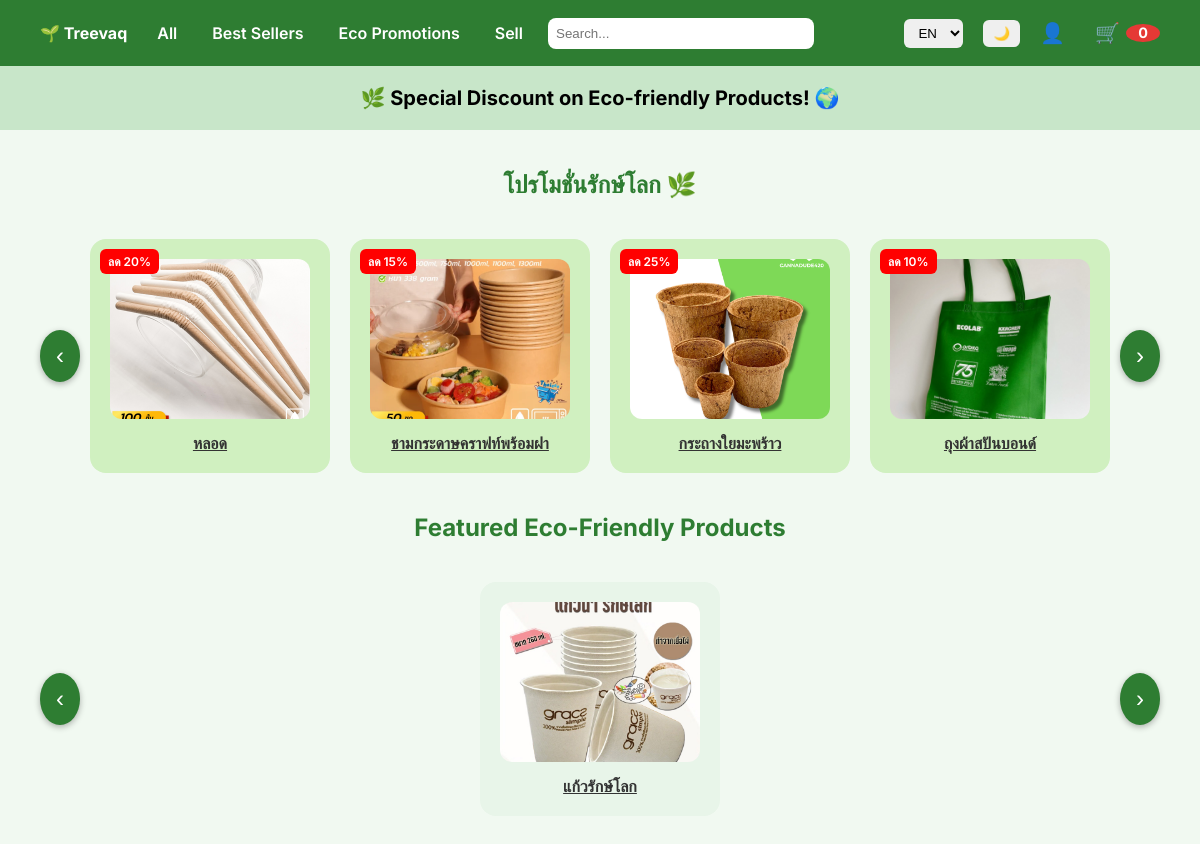
The page / on the database its author committed.
### shopapp/models.py (models this page shows, shortened)
class Product(models.Model):
    name = models.CharField(max_length=200)
    description = models.TextField(blank=True, null=True)
    original_price = models.DecimalField(max_digits=10, decimal_places=2, blank=True, null=True)
    discount_percent = models.IntegerField(default=0)  # เก็บส่วนลดเป็น %
    rating = models.FloatField(blank=True, null=True)
    rating_count = models.IntegerField(blank=True, null=True)
    sold = models.IntegerField(blank=True, null=True)
    stock = models.IntegerField(blank=True, null=True)
    available_colors = models.JSONField(null=True, blank=True)
    image = models.ImageField(upload_to='products/', null=True, blank=True)
    is_promotion = models.BooleanField(default=False)
    def __str__(self):
        return self.name

### shopapp/views.py (the view)
# urls.py: path('', views.homepage, name='homepage'),
def homepage(request):
    if request.user.is_authenticated:
        messages.success(request, "ยินดีต้อนรับ")
    query = request.GET.get('q')
    promotions = Product.objects.filter(is_promotion=True)[:10]
    if query:
        products = Product.objects.filter(is_promotion=False, name__icontains=query)
    else:
        products = Product.objects.filter(is_promotion=False)[:10]
    print("Products in homepage:", products)
    print("Promotion products:", promotions)
    return render(request, 'homepage.html', {
        'products': products,
        'promotions': promotions,
    })

### shopapp/templates/homepage.html (shortened to what this page needs)
{% extends 'base2.html' %}
{% load static %}
{% block content %}
<div class="banner" id="bannerText">
    🌿 Special Discount on Eco-friendly Products! 🌍
</div>
<h2 data-key="promo" style="text-align: center; margin-top: 40px;">โปรโมชั่นรักษ์โลก 🌿</h2>
<div class="carousel-wrapper">
    <button class="carousel-button left" onclick="scrollCarousel('promo-carousel', -1)">‹</button>
    <div id="promo-carousel" class="carousel featured">
        {% if promotions %}
            {% for product in promotions %}
                <a href="{% url 'product_detail' product.id %}" class="product" style="background-color:#d0f0c0; position: relative;">
                    {% if product.image %}
                        <img src="{{ product.image.url }}" alt="{{ product.name }}">
                    {% endif %}
                    {% if product.discount_percent > 0 %}
                        <div style="position: absolute; top: 10px; left: 10px; background-color: red; color: white; padding: 5px 8px; border-radius: 6px; font-size: 12px;">
                            ลด {{ product.discount_percent }}%
                        </div>
                    {% endif %}
                    <div>{{ product.name }}</div>
                </a>
            {% endfor %}
        {% else %}
            <p style="text-align: center; width: 100%;">ยังไม่มีสินค้าโปรโมชั่นรักษ์โลก</p>
        {% endif %}
    </div>
    <button class="carousel-button right" onclick="scrollCarousel('promo-carousel', 1)">›</button>
</div>
<h2 data-key="featured">Featured Eco-Friendly Products</h2>
<div class="carousel-wrapper">
    <button class="carousel-button left" onclick="scrollCarousel('featured-carousel', -1)">‹</button>
    <div id="featured-carousel" class="carousel featured">
        {% if products %}
            {% for product in products %}
                <a href="{% url 'product_detail' product.id %}" class="product">
                    {% if product.image %}
                        <img src="{{ product.image.url }}" alt="{{ product.name }}">
                    {% endif %}
                    <div>{{ product.name }}</div>
                </a>
            {% endfor %}
        {% else %}
            <p style="text-align: center; width: 100%;">ไม่พบสินค้าที่คุณค้นหา</p>
        {% endif %}
    </div>
    <button class="carousel-button right" onclick="scrollCarousel('featured-carousel', 1)">›</button>
</div>
{% endblock %}

### shopapp/templates/base2.html (style rules this page uses)
body { font-family: 'Inter', sans-serif; background-color: #f1f9f1; margin: 0; padding: 0; transition: background-color 0.3s, color 0.3s; }

### shopapp/templates/homepage.html (style rules this page uses)
body { background-color: #f1f9f1; transition: background-color 0.3s, color 0.3s; }
.banner { background-color: #c8e6c9; padding: 20px; text-align: center; font-weight: bold; font-size: 20px; }
.categories, .featured { display: flex; justify-content: center; gap: 20px; margin: 30px 20px; flex-wrap: wrap; }
.category, .product { background-color: #e8f5e9; padding: 20px; width: 200px; border-radius: 16px; text-align: center; color: #333; font-weight: 600; transition: transform 0.2s; flex-shrink: 0; }
.product img { width: 100%; height: 160px; object-fit: cover; border-radius: 12px; margin-bottom: 10px; }
h2 { text-align: center; color: #2e7d32; }
.carousel-wrapper { position: relative; margin: 0 40px; }
.carousel { display: flex; overflow-x: auto; scroll-behavior: smooth; gap: 20px; padding: 10px 0; }
.carousel-button { position: absolute; top: 50%; transform: translateY(-50%); background-color: #2e7d32; color: white; border: none; padding: 12px 16px; font-size: 24px; cursor: pointer; border-radius: 50%; z-index: 10; box-shadow: 0 2px 6px rgba(0,0,0,0.3); user-select: none; transition: background-color 0.3s; }
.carousel-button.left { left: 0; }
.carousel-button.right { right: 0; }

### rows shown on the page
Product: image (picture), discount_percent "20", name "หลอด"
Product: image (picture), discount_percent "15", name "ชามกระดาษคราฟท์พร้อมฝา"
Product: image (picture), discount_percent "25", name "กระถางใยมะพร้าว"
Product: image (picture), discount_percent "10", name "ถุงผ้าสปันบอนด์"
Product: image (picture), name "แก้วรักษ์โลก"
